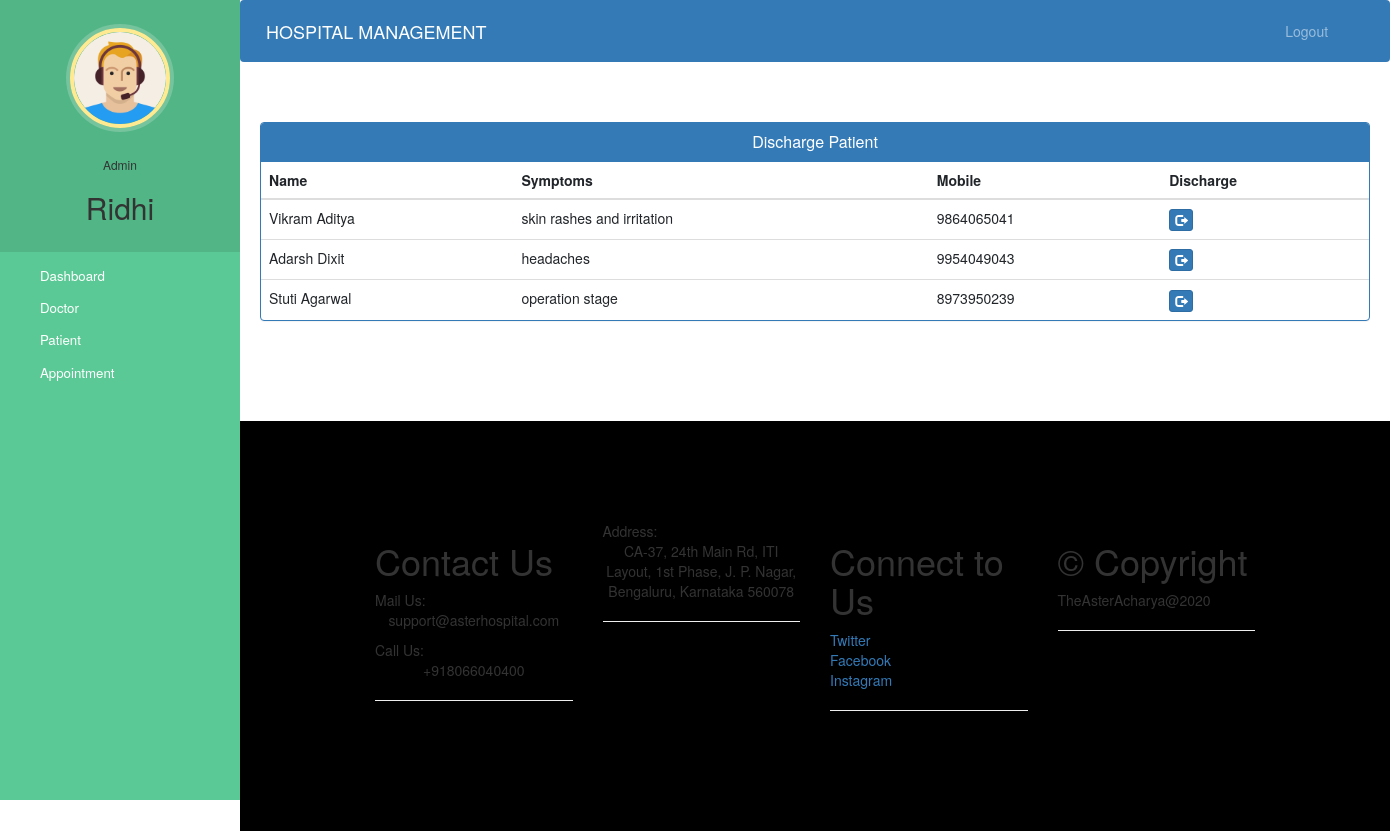
Screenshot of /admin-discharge-patient (signed in) with the database file from the repository.
### hospital/models.py (models this page shows, shortened)
class Patient(models.Model):
    user=models.OneToOneField(User,on_delete=models.CASCADE)
    profile_pic= models.ImageField(upload_to='profile_pic/PatientProfilePic/',null=True,blank=True)
    address = models.CharField(max_length=40)
    mobile = models.CharField(max_length=20,null=False)
    symptoms = models.CharField(max_length=100,null=False)
    assignedDoctorId = models.PositiveIntegerField(null=True)
    admitDate=models.DateField(auto_now=True)
    status=models.BooleanField(default=False)
    @property
    def get_name(self):
        return self.user.first_name+" "+self.user.last_name

### hospital/views.py (the view)
# urls.py: path('admin-discharge-patient', views.admin_discharge_patient_view,name='admin-discharge-patient'),
@login_required(login_url='adminlogin')
@user_passes_test(is_admin)
def admin_discharge_patient_view(request):
    patients=models.Patient.objects.all().filter(status=True)
    return render(request,'hospital/admin_discharge_patient.html',{'patients':patients})

### hospital/views.py (called while the page is built)
def is_admin(user):
    return user.groups.filter(name='ADMIN').exists()

### templates/hospital/admin_discharge_patient.html (shortened to what this page needs)
{% extends 'hospital/admin_base.html' %}
{% block content %}
<head>
  <link href="//netdna.bootstrapcdn.com/bootstrap/3.0.0/css/bootstrap.min.css" rel="stylesheet" id="bootstrap-css">
</head>
<div class="container">
  <div class="panel panel-primary">
    <div class="panel-heading">
      <h6 class="panel-title">Discharge Patient</h6>
    </div>
    <table class="table table-hover" id="dev-table">
      <thead>
        <tr>
          <th>Name</th>
          <th>Symptoms</th>
          <th>Mobile</th>
          <th>Discharge</th>
        </tr>
      </thead>
      {% for p in patients %}
      <tr>
        <td> {{p.get_name}}</td>
        <td>{{p.symptoms}}</td>
        <td>{{p.mobile}}</td>
        <td><a class="btn btn-primary btn-xs" href="{% url 'discharge-patient' p.id  %}"><span class="glyphicon glyphicon-log-out"></span></a></td>
      </tr>
      {% endfor %}
    </table>
  </div>
</div>
{% endblock content %}

### templates/hospital/admin_base.html (shortened to what this page needs)
<!DOCTYPE html>
{% load static %}
<html lang="en">
<head>
  <link rel="stylesheet" href="https://stackpath.bootstrapcdn.com/bootstrap/4.3.1/css/bootstrap.min.css">
  <link rel="stylesheet" href="https://maxcdn.bootstrapcdn.com/font-awesome/4.7.0/css/font-awesome.min.css">
  <link rel="stylesheet" href="{% static '/style.css' %}">
</head>
<body>
  <nav class="menu" tabindex="0">
    <header class="avatar">
      <img src="{% static "images/adminpropic.png" %}" />
      <br><br>
      <h6>Admin</h6>
      <h2>{{request.user.first_name}}</h2>
    </header>
    <ul>
      <li tabindex="0" class="icon-dashboard"> <a style="color:white; text-decoration:none;" href="/admin-dashboard"><span>Dashboard</span></a> </li>
      <li tabindex="0" class="icon-customers"> <a style="color:white; text-decoration:none;" href="/admin-doctor"><span>Doctor</span></a></li>
      <li tabindex="0" class="icon-users"> <a style="color:white; text-decoration:none;" href="/admin-patient"><span>Patient</span></a></li>
      <li tabindex="0" class="icon-calendar"> <a style="color:white; text-decoration:none;" href="/admin-appointment"><span>Appointment</span></a></li>
    </ul>
  </nav>
  <main>
    <div class="bs-example">
      <nav class="navbar navbar-expand-md  navbar-dark fixed-top" style="background:#337AB7;">
        <a href="/admin-dashboard" class="navbar-brand">HOSPITAL MANAGEMENT</a>
        <div class="collapse navbar-collapse justify-content-between" id="navbarCollapse">
          <div class="navbar-nav" style=" margin-left: 90%;">
            <a href="/logout" class="nav-item nav-link">Logout</a>
          </div>
        </div>
      </nav>
    </div>
    <br><br>
    {% block content %}
    {% endblock content %}
    <br><br><br><br>
    <footer>
      <div class="container">
        <div class="row">
      <section id="Contact" class="col-12 col-sm-6 col-md-4 col-lg-3">
        <h1>Contact Us</h1>
          <span>Mail Us:</span><br>
        <p>support@asterhospital.com</p>
        <span>Call Us:</span><br>
          <p>+918066040400</p><hr>
      </section>
      <section id="Store" class="col-12 col-sm-6 col-md-4 col-lg-3">
        <span>Address:</span><br>
          <p>CA-37, 24th Main Rd, ITI Layout, 1st Phase, J. P. Nagar, Bengaluru, Karnataka 560078</p><hr>
      </section>
      <section id="Connect" class="col-12 col-sm-6 col-md-4 col-lg-3">
        <h1>Connect to Us</h1>
          <span><a href="#">Twitter</a></span><br>
          <span><a href="#">Facebook</a></span><br>
          <span><a href="#">Instagram</a></span><br><hr>
      </section>
      <section id="Connect" class="col-12 col-sm-6 col-md-4 col-lg-3">
        <h1>&copy; Copyright</h1>
          <span>TheAsterAcharya@2020</span><br><hr>
      </section>
        </div>
      </div>
    </footer>
  </main>
</body>
</html>

### static/style.css (style rules this page uses)
body { padding-left: 240px; }
main { position: relative; height: 100vh; }
.menu { background: #5bc995; height: 100vh; width: 240px; position: fixed; top: 0px; left: 0; z-index: 5; outline: none; }
.menu .avatar { background: rgba(0, 0, 0, 0.1); padding: 2em 0.5em; text-align: center; }
.menu .avatar img { width: 100px; border-radius: 50%; overflow: hidden; border: 4px solid #ffea92; box-shadow: 0 0 0 4px rgba(255, 255, 255, 0.2); }
.menu .avatar h2 { font-weight: normal; margin-bottom: 0; }
.menu ul { list-style: none; padding: 0.5em 0; margin: 0; }
.menu ul li { padding: 0.5em 1em 0.5em 3em; font-size: 0.95em; font-weight: regular; background-repeat: no-repeat; background-position: left 15px center; background-size: auto 20px; transition: all 0.15s linear; cursor: pointer; }
.menu ul li.icon-dashboard { background-image: url("http://www.entypo.com/images//gauge.svg"); }
.menu ul li.icon-customers { background-image: url("http://www.entypo.com/images//briefcase.svg"); }
.menu ul li.icon-users { background-image: url("http://www.entypo.com/images//users.svg"); }
.menu ul li.icon-calendar { background-image: url("http://www.entypo.com/images//calendar.svg"); }

### templates/hospital/admin_base.html (style rules this page uses)
a:link { text-decoration: none; }
a { color: white; }
footer { padding: 0px 0px 0px 0px; background-color: black; margin: 0px; }
p { text-align: center; }
body { padding-left: 240px; }
main { position: relative; height: 100vh; }
.menu { background: #5bc995; height: 100vh; width: 240px; position: fixed; top: 0px; left: 0; z-index: 5; outline: none; }
.menu .avatar { background: rgba(0, 0, 0, 0.1); padding: 2em 0.5em; text-align: center; }
.menu .avatar img { width: 100px; border-radius: 50%; overflow: hidden; border: 4px solid #ffea92; box-shadow: 0 0 0 4px rgba(255, 255, 255, 0.2); }
.menu .avatar h2 { font-weight: normal; margin-bottom: 0; }
.menu ul { list-style: none; padding: 0.5em 0; margin: 0; }
.menu ul li { padding: 0.5em 1em 0.5em 3em; font-size: 0.95em; font-weight: regular; background-repeat: no-repeat; background-position: left 15px center; background-size: auto 20px; transition: all 0.15s linear; cursor: pointer; }
.menu ul li.icon-dashboard { background-image: url("http://www.entypo.com/images//gauge.svg"); }
.menu ul li.icon-customers { background-image: url("http://www.entypo.com/images//briefcase.svg"); }
.menu ul li.icon-users { background-image: url("http://www.entypo.com/images//users.svg"); }
.menu ul li.icon-calendar { background-image: url("http://www.entypo.com/images//calendar.svg"); }

### templates/hospital/admin_discharge_patient.html (style rules this page uses)
a:link { text-decoration: none; }
h6 { text-align: center; }
.row { margin: 100px; }

### rows the page displays
Patient: get_name "Vikram Aditya", symptoms "skin rashes and irritation", mobile "9864065041"
Patient: get_name "Adarsh Dixit", symptoms "headaches", mobile "9954049043"
Patient: get_name "Stuti Agarwal", symptoms "operation stage", mobile "8973950239"

### other values shown
{{ request.user.first_name }} "Ridhi"
